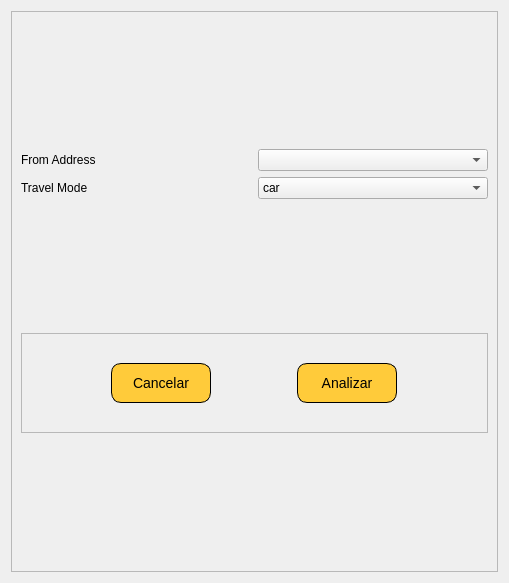
<?xml version="1.0" encoding="UTF-8"?>
<ui version="4.0">
 <class>ServiceAreaAntiCollisionDialogBase</class>
 <widget class="QDialog" name="ServiceAreaAntiCollisionDialogBase">
  <property name="geometry">
   <rect>
    <x>0</x>
    <y>0</y>
    <width>509</width>
    <height>583</height>
   </rect>
  </property>
  <property name="minimumSize">
   <size>
    <width>300</width>
    <height>400</height>
   </size>
  </property>
  <property name="palette">
   <palette>
    <active>
     <colorrole role="WindowText">
      <brush brushstyle="SolidPattern">
       <color alpha="255">
        <red>255</red>
        <green>255</green>
        <blue>255</blue>
       </color>
      </brush>
     </colorrole>
     <colorrole role="Text">
      <brush brushstyle="SolidPattern">
       <color alpha="255">
        <red>255</red>
        <green>255</green>
        <blue>255</blue>
       </color>
      </brush>
     </colorrole>
     <colorrole role="ButtonText">
      <brush brushstyle="SolidPattern">
       <color alpha="255">
        <red>33</red>
        <green>43</green>
        <blue>56</blue>
       </color>
      </brush>
     </colorrole>
     <colorrole role="Window">
      <brush brushstyle="SolidPattern">
       <color alpha="255">
        <red>33</red>
        <green>43</green>
        <blue>56</blue>
       </color>
      </brush>
     </colorrole>
     <colorrole role="PlaceholderText">
      <brush brushstyle="SolidPattern">
       <color alpha="128">
        <red>255</red>
        <green>255</green>
        <blue>255</blue>
       </color>
      </brush>
     </colorrole>
    </active>
    <inactive>
     <colorrole role="WindowText">
      <brush brushstyle="SolidPattern">
       <color alpha="255">
        <red>0</red>
        <green>0</green>
        <blue>0</blue>
       </color>
      </brush>
     </colorrole>
     <colorrole role="Text">
      <brush brushstyle="SolidPattern">
       <color alpha="255">
        <red>0</red>
        <green>0</green>
        <blue>0</blue>
       </color>
      </brush>
     </colorrole>
     <colorrole role="ButtonText">
      <brush brushstyle="SolidPattern">
       <color alpha="255">
        <red>0</red>
        <green>0</green>
        <blue>0</blue>
       </color>
      </brush>
     </colorrole>
     <colorrole role="Window">
      <brush brushstyle="SolidPattern">
       <color alpha="255">
        <red>239</red>
        <green>239</green>
        <blue>239</blue>
       </color>
      </brush>
     </colorrole>
     <colorrole role="PlaceholderText">
      <brush brushstyle="SolidPattern">
       <color alpha="128">
        <red>0</red>
        <green>0</green>
        <blue>0</blue>
       </color>
      </brush>
     </colorrole>
    </inactive>
    <disabled>
     <colorrole role="WindowText">
      <brush brushstyle="SolidPattern">
       <color alpha="255">
        <red>190</red>
        <green>190</green>
        <blue>190</blue>
       </color>
      </brush>
     </colorrole>
     <colorrole role="Text">
      <brush brushstyle="SolidPattern">
       <color alpha="255">
        <red>190</red>
        <green>190</green>
        <blue>190</blue>
       </color>
      </brush>
     </colorrole>
     <colorrole role="ButtonText">
      <brush brushstyle="SolidPattern">
       <color alpha="255">
        <red>190</red>
        <green>190</green>
        <blue>190</blue>
       </color>
      </brush>
     </colorrole>
     <colorrole role="Window">
      <brush brushstyle="SolidPattern">
       <color alpha="255">
        <red>239</red>
        <green>239</green>
        <blue>239</blue>
       </color>
      </brush>
     </colorrole>
     <colorrole role="PlaceholderText">
      <brush brushstyle="SolidPattern">
       <color alpha="128">
        <red>0</red>
        <green>0</green>
        <blue>0</blue>
       </color>
      </brush>
     </colorrole>
    </disabled>
   </palette>
  </property>
  <property name="windowTitle">
   <string>Service Area Anti Collision</string>
  </property>
  <property name="modal">
   <bool>false</bool>
  </property>
  <layout class="QVBoxLayout" name="verticalLayout">
   <item>
    <widget class="QFrame" name="frame_2">
     <property name="minimumSize">
      <size>
       <width>300</width>
       <height>400</height>
      </size>
     </property>
     <property name="frameShape">
      <enum>QFrame::StyledPanel</enum>
     </property>
     <property name="frameShadow">
      <enum>QFrame::Raised</enum>
     </property>
     <layout class="QVBoxLayout" name="verticalLayout_2">
      <item>
       <layout class="QGridLayout" name="gridLayout_9">
        <item row="0" column="0">
         <widget class="QLabel" name="label_56">
          <property name="text">
           <string>From Address</string>
          </property>
         </widget>
        </item>
        <item row="1" column="0">
         <widget class="QLabel" name="label_53">
          <property name="text">
           <string>Travel Mode</string>
          </property>
         </widget>
        </item>
        <item row="1" column="1">
         <widget class="QComboBox" name="TransportModeBatch">
          <item>
           <property name="text">
            <string>car</string>
           </property>
          </item>
          <item>
           <property name="text">
            <string>bicycle</string>
           </property>
          </item>
          <item>
           <property name="text">
            <string>pedestrian</string>
           </property>
          </item>
          <item>
           <property name="text">
            <string>truck</string>
           </property>
          </item>
         </widget>
        </item>
        <item row="0" column="1">
         <widget class="QgsMapLayerComboBox" name="IsoAddressBatch"/>
        </item>
       </layout>
      </item>
      <item>
       <widget class="QFrame" name="frame">
        <property name="minimumSize">
         <size>
          <width>200</width>
          <height>100</height>
         </size>
        </property>
        <property name="maximumSize">
         <size>
          <width>1000</width>
          <height>100</height>
         </size>
        </property>
        <property name="frameShape">
         <enum>QFrame::StyledPanel</enum>
        </property>
        <property name="frameShadow">
         <enum>QFrame::Raised</enum>
        </property>
        <layout class="QHBoxLayout" name="horizontalLayout">
         <item>
          <widget class="QPushButton" name="button_box">
           <property name="sizePolicy">
            <sizepolicy hsizetype="Expanding" vsizetype="Fixed">
             <horstretch>0</horstretch>
             <verstretch>0</verstretch>
            </sizepolicy>
           </property>
           <property name="minimumSize">
            <size>
             <width>100</width>
             <height>40</height>
            </size>
           </property>
           <property name="maximumSize">
            <size>
             <width>100</width>
             <height>40</height>
            </size>
           </property>
           <property name="styleSheet">
            <string notr="true">QPushButton {
font-size:14px;
background-color:#ffcb3a;
border-radius: 10px;
border: 1px solid black;
color: black;
}




QPushButton:hover {
background-color: #2CA02C;
}</string>
           </property>
           <property name="text">
            <string>Cancelar</string>
           </property>
          </widget>
         </item>
         <item>
          <widget class="QSplitter" name="splitter">
           <property name="orientation">
            <enum>Qt::Horizontal</enum>
           </property>
           <widget class="QPushButton" name="calcIsoButtonBatch">
            <property name="enabled">
             <bool>false</bool>
            </property>
            <property name="sizePolicy">
             <sizepolicy hsizetype="Expanding" vsizetype="Fixed">
              <horstretch>0</horstretch>
              <verstretch>0</verstretch>
             </sizepolicy>
            </property>
            <property name="minimumSize">
             <size>
              <width>100</width>
              <height>25</height>
             </size>
            </property>
            <property name="maximumSize">
             <size>
              <width>100</width>
              <height>40</height>
             </size>
            </property>
            <property name="styleSheet">
             <string notr="true">QPushButton {
font-size:14px;
background-color:#ffcb3a;
border-radius: 10px;
border: 1px solid black;
color: black;
}




QPushButton:hover {
background-color: #2CA02C;
}</string>
            </property>
            <property name="text">
             <string>Analizar</string>
            </property>
           </widget>
          </widget>
         </item>
        </layout>
       </widget>
      </item>
     </layout>
    </widget>
   </item>
  </layout>
 </widget>
 <customwidgets>
  <customwidget>
   <class>QgsMapLayerComboBox</class>
   <extends>QComboBox</extends>
   <header>qgsmaplayercombobox.h</header>
  </customwidget>
 </customwidgets>
 <resources/>
 <connections/>
</ui>
